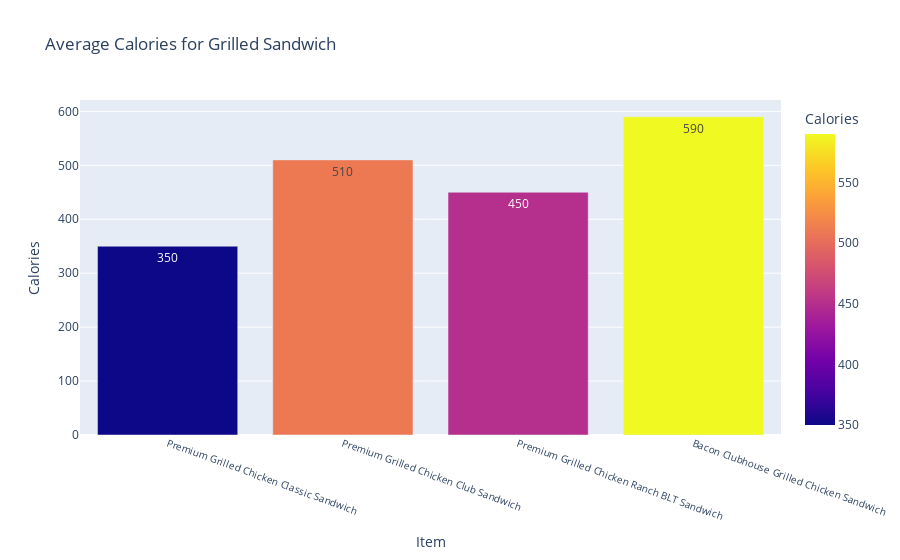

Notebook cell for this chart:
### Code cell
import plotly.express as px

fig = px.bar(df_grilled_crispy_sandwich[df_grilled_crispy_sandwich['Label']=='Grilled'], x="Item", y="Calories", 
             text='Calories', color="Calories", title="Average Calories for Grilled Sandwich")

fig.update_xaxes(tickangle=20, tickfont=dict(size=10))
fig.show()

### Figure 1 — Plotly figure (JSON) as saved in the notebook; plotly's stock layout.template omitted (floating-point values rounded to 4 significant figures)
{"data": [{"alignmentgroup": "True", "hovertemplate": "Item=%{x}<br>Calories=%{marker.color}<extra></extra>", "legendgroup": "", "marker": {"color": [350, 510, 450, 590], "coloraxis": "coloraxis"}, "name": "", "offsetgroup": "", "orientation": "v", "showlegend": false, "text": [350, 510, 450, 590], "textposition": "auto", "type": "bar", "x": ["Premium Grilled Chicken Classic Sandwich", "Premium Grilled Chicken Club Sandwich", "Premium Grilled Chicken Ranch BLT Sandwich", "Bacon Clubhouse Grilled Chicken Sandwich"], "xaxis": "x", "y": [350, 510, 450, 590], "yaxis": "y"}], "layout": {"barmode": "relative", "coloraxis": {"colorbar": {"title": {"text": "Calories"}}, "colorscale": [[0, "#0d0887"], [0.1111, "#46039f"], [0.2222, "#7201a8"], [0.3333, "#9c179e"], [0.4444, "#bd3786"], [0.5556, "#d8576b"], [0.6667, "#ed7953"], [0.7778, "#fb9f3a"], [0.8889, "#fdca26"], [1, "#f0f921"]]}, "legend": {"tracegroupgap": 0}, "title": {"text": "Average Calories for Grilled Sandwich"}, "xaxis": {"anchor": "y", "domain": [0, 1], "tickangle": 20, "tickfont": {"size": 10}, "title": {"text": "Item"}}, "yaxis": {"anchor": "x", "domain": [0, 1], "title": {"text": "Calories"}}}}
